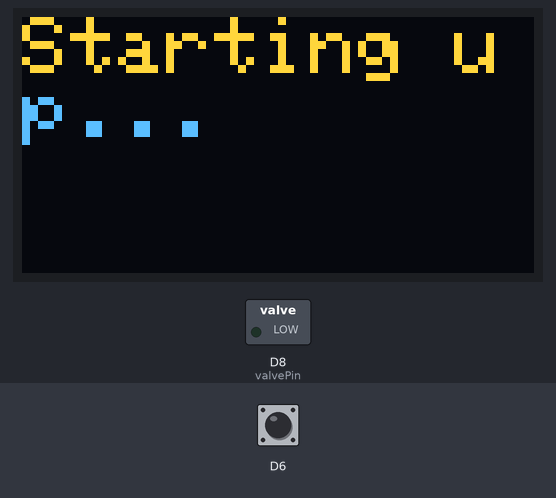
This program was run on a simulated ESP8266 (NodeMCU). Parts: 128×64 one-colour display, switched loads named in the program (green lamp = pin HIGH). Inputs (shaded band) come from the test bench; at power-on: D6 HIGH. The OLED is the two-colour kind (top 16 rows yellow); WiFi joins after 1.5 s; servers stay silent unless stated; the display library's start-up logo is not drawn; storage starts empty; what the program prints to the serial monitor is not drawn.

Above: at 2.3 s.
At 3.9 s:
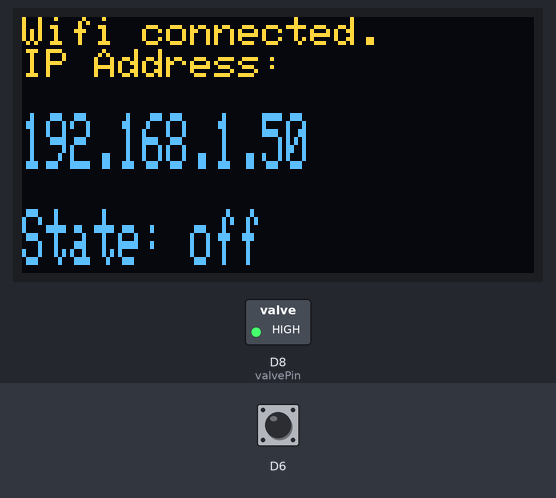

The program:

main.cpp
```cpp
#include <Arduino.h>
#include <ESP8266WiFi.h>
#include <ESPAsyncTCP.h>
#include <ESPAsyncWebServer.h>
#include <ESP8266mDNS.h>
#include <FS.h>
#include "request_handlers.hpp"
#include "display.hpp"
#include "state.hpp"

AsyncWebServer server(80);

const char* ssid = "Ciclak";
const char* password = "wifijelszo";

void setup() {
  pinMode(valvePin, OUTPUT);

  Serial.begin(9600);
  delay(200);
  Serial.println();
  Serial.println("Starting up");

  Serial.println("Initializing display");
  initDisplay();

  Serial.println("Starting SPIFFS");
  SPIFFS.begin();
  FSInfo fsInfo = FSInfo();
  SPIFFS.info(fsInfo);
  Serial.printf("SPIFFS initialized. Total bytes: %d used bytes: %d\n", fsInfo.totalBytes, fsInfo.usedBytes);

  Serial.println("Starting WiFi");
  WiFi.mode(WIFI_STA);
  WiFi.begin(ssid, password);

  if (WiFi.waitForConnectResult() != WL_CONNECTED) {
      Serial.printf("WiFi Failed!\n");
      return;
  }

  Serial.print("IP Address: ");
  Serial.println(WiFi.localIP());
  displayData();

  if (!MDNS.begin("esp8266-dev", WiFi.localIP(), 1800)) {
    Serial.println("Error setting up MDNS responder!");
  }
  Serial.println("mDNS responder started");

  registerHandlers(server);
  Serial.println("Registered http handlers");
  digitalWrite(valvePin, HIGH);
  server.begin();
}

void loop() {
  if (state.dirty) {
    state.dirty = false;
    displayData();
  }
  delay(200);
}
```

display.hpp
```cpp
#ifndef _DISPLAY_HPP_
#define _DISPLAY_HPP_

void initDisplay();
void displayData();

#endif
```

request_handlers.hpp
```cpp
#ifndef _REQUEST_HANDLERS_HPP_
#define _REQUEST_HANDLERS_HPP_

const uint8_t valvePin = D8;

void registerHandlers(AsyncWebServer& server);

#endif
```

state.hpp
```cpp
#ifndef STATE_HPP_
#define STATE_HPP_

struct State {
    bool valveOpen = false;
    bool displayDimmed = false;
    bool dirty = false;
};

extern struct State state;

#endif
```

display.cpp
```cpp
#include <Arduino.h>
#include <SPI.h>
#include <Wire.h>
#include <Adafruit_GFX.h>
#include <Adafruit_SSD1306.h>
#include <ESP8266WiFi.h>

#include "state.hpp"
#include "display.hpp"
#include <Ticker.h>


#define SCREEN_WIDTH 128 // OLED display width, in pixels
#define SCREEN_HEIGHT 64 // OLED display height, in pixels

// Declaration for an SSD1306 display connected to I2C (SDA, SCL pins)
#define OLED_RESET     -1 // Reset pin # (or -1 if sharing Arduino reset pin)
Adafruit_SSD1306 display(SCREEN_WIDTH, SCREEN_HEIGHT, &Wire, OLED_RESET);

Ticker timer;

unsigned long debounceTimer;

void ICACHE_RAM_ATTR handleTimerInterrupt();

void ICACHE_RAM_ATTR handleButtonPress() {
    if ((millis() - debounceTimer) < 200) {
        return;
    }
    debounceTimer = millis();
    if (state.displayDimmed) {
        state.displayDimmed = false;
        timer.once(5, handleTimerInterrupt);
    } else {
        state.displayDimmed = true;
    }
    state.dirty = true;
}

void initDisplay() {
  if (!display.begin(SSD1306_SWITCHCAPVCC, 0x3C)) {
    Serial.println(F("SSD1306 allocation failed"));
    for(;;); // Don't proceed, loop forever
  }
  display.display();

  pinMode(D6, INPUT_PULLUP);
  attachInterrupt(digitalPinToInterrupt(D6), handleButtonPress, FALLING);

  delay(2000);

  display.clearDisplay();

  display.setTextSize(2);
  display.setTextColor(WHITE);
  display.setCursor(0,0);
  display.println(F("Starting up..."));
  display.display();
  timer.once(5, handleTimerInterrupt);
}

void displayData() {
  display.dim(state.displayDimmed);
  display.clearDisplay();

  display.setTextSize(1);
  display.setTextColor(WHITE);
  display.setCursor(0,0);
  display.println(F("Wifi connected."));
  display.println(F("IP Address:\n"));
  display.setTextSize(1, 2);
  display.println(WiFi.localIP());
  display.setTextSize(1);
  display.println();
  display.setTextSize(1, 2);
  display.printf("State: %s", state.valveOpen ? "on" : "off");

  display.display();
}

void handleTimerInterrupt() {
    state.displayDimmed = true;
    state.dirty = true;
}
```

request_handlers.cpp
```cpp
#include <Arduino.h>
#include <ESPAsyncWebServer.h>
#include <ESPAsyncTCP.h>

#include "request_handlers.hpp"
#include "state.hpp"
#include "display.hpp"

const char* PARAM_MESSAGE = "message";

void notFound(AsyncWebServerRequest *request) {
    request->send(SPIFFS, "/404.html", "text/html");
}

void registerHandlers(AsyncWebServer& server) {
    server.serveStatic("/", SPIFFS, "/frontend").setDefaultFile("index.html");

    // Send a GET request to <IP>/get?message=<message>
    server.on("/get", HTTP_GET, [] (AsyncWebServerRequest *request) {
        String message;
        if (request->hasParam(PARAM_MESSAGE)) {
            message = request->getParam(PARAM_MESSAGE)->value();
        } else {
            message = "No message sent";
        }
        request->send(200, "text/plain", "Hello, GET: " + message);
    });

    server.on("/status", HTTP_GET, [] (AsyncWebServerRequest *request) {
        int status = digitalRead(valvePin);
        if (state.valveOpen) {
            request->send(200, "text/plain", "on");
        } else {
            request->send(200, "text/plain", "off");
        }
    });

    server.on("/on", HTTP_POST, [] (AsyncWebServerRequest *request) {
        digitalWrite(valvePin, LOW);
        state.valveOpen = true;
        state.dirty = true;
        request->send(200, "text/plain", "On yo");
    });

    server.on("/off", HTTP_POST, [] (AsyncWebServerRequest *request) {
        digitalWrite(valvePin, HIGH);
        state.valveOpen = false;
        state.dirty = true;
        request->send(200, "text/plain", "Off yo");
    });

    // Send a POST request to <IP>/post with a form field message set to <message>
    server.on("/post", HTTP_POST, [](AsyncWebServerRequest *request) {
        String message;
        if (request->hasParam(PARAM_MESSAGE, true)) {
            message = request->getParam(PARAM_MESSAGE, true)->value();
        } else {
            message = "No message sent";
        }
        request->send(200, "text/plain", "Hello, POST: " + message);
    });

    server.onNotFound(notFound);

}
```

state.cpp
```cpp
#include "state.hpp"

struct State state;
```

Measured:
- what the display in image 0 shows lasts 1.5 s, from 2.3 s to 3.8 s
